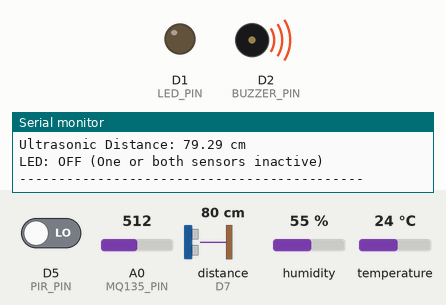
Simulated run of this sketch. Board: ESP8266 (NodeMCU). On the bench: output pins drawn as LEDs (lit = HIGH), buzzer (waves = sounding, pin HIGH), the last lines printed to the serial monitor. Wiring (inferred from the names in the program): ultrasonic range finder: trigger D6; echo D7. The test bench sets the inputs (shaded band); at power-on: A0 (MQ135_PIN) = 512, D5 (PIR_PIN) LOW, distance to the obstacle (sensor on D7) 80 cm, humidity 55 %, temperature 24 °C. The echo pulse lasts 58.3 µs per cm; pins used as bus, display or sensor lines are not drawn.

Above: at 1.2 s.
1.3 s: A0 (MQ135_PIN) set to 416
3.6 s: A0 (MQ135_PIN) set to 386
At 5.2 s:
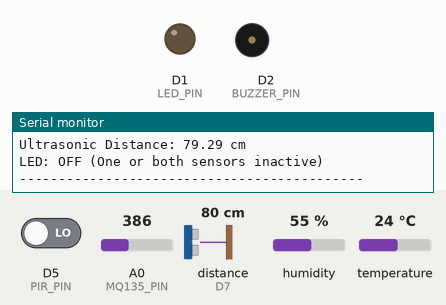
6.1 s: D5 (PIR_PIN) driven HIGH
10.7 s: distance to the obstacle (sensor on D7) set to 55 cm
12.7 s: distance to the obstacle (sensor on D7) set to 47 cm
At 14.2 s:
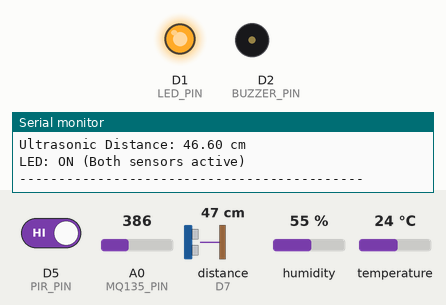
15.3 s: A0 (MQ135_PIN) set to 716
At 17.1 s:
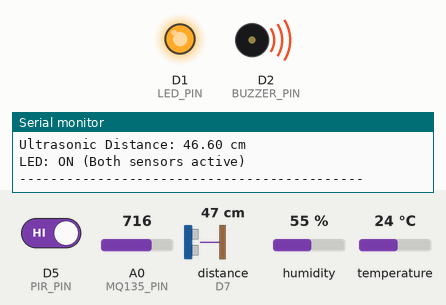
Timing chart, 0 to 18.4 s (numbered marks = the images above; inputs shaded):
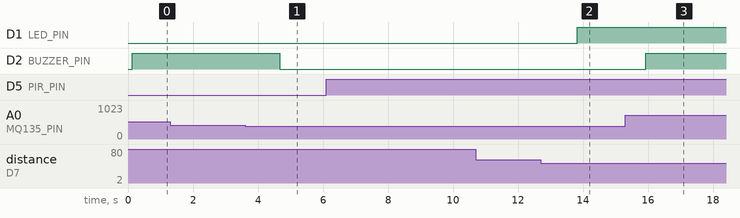

The sketch:

LDR_DHT11_MQ135_PIR_US.ino
```cpp
// Combined NodeMCU Code: DHT11, MQ135, LDR with Buzzer + PIR, Ultrasonic with External LED

#include <DHT.h>

// ---- Pin Definitions ----
#define DHTPIN D4           // DHT11 sensor
#define DHTTYPE DHT11
#define LDR_PIN D0          // LDR input
#define BUZZER_PIN D2       // Buzzer output
#define MQ135_PIN A0        // MQ-135 analog input

#define PIR_PIN D5          // PIR motion sensor
#define TRIG_PIN D6         // Ultrasonic trigger
#define ECHO_PIN D7         // Ultrasonic echo
#define LED_PIN D1          // External LED

// ---- Thresholds ----
#define LDR_THRESHOLD 400     // Light threshold for darkness
#define DISTANCE_THRESHOLD 50 // cm for ultrasonic distance

// ---- Initialize DHT Sensor ----
DHT dht(DHTPIN, DHTTYPE);

void setup() {
  Serial.begin(9600);

  dht.begin();
  pinMode(BUZZER_PIN, OUTPUT);
  pinMode(PIR_PIN, INPUT);
  pinMode(TRIG_PIN, OUTPUT);
  pinMode(ECHO_PIN, INPUT);
  pinMode(LED_PIN, OUTPUT);

  digitalWrite(LED_PIN, LOW);
  Serial.println("NodeMCU Multi-Sensor Monitoring System");
  Serial.println("Sensors: DHT11, LDR, MQ-135, PIR, Ultrasonic");
  Serial.println("--------------------------------------------");
}

void loop() {
  // --- Read DHT11 Temperature & Humidity ---
  float temperature = dht.readTemperature();
  float humidity = dht.readHumidity();

  if (isnan(temperature) || isnan(humidity)) {
    Serial.println("Failed to read from DHT11!");
  } else {
    Serial.print("Temperature: ");
    Serial.print(temperature);
    Serial.print(" °C | Humidity: ");
    Serial.print(humidity);
    Serial.println(" %");
  }

  // --- Read LDR Light Level ---
  int lightLevel = analogRead(LDR_PIN);
  Serial.print("Light Level: ");
  Serial.println(lightLevel);

  // --- Buzzer Control ---
  if (lightLevel < LDR_THRESHOLD) {
    digitalWrite(BUZZER_PIN, LOW);
    Serial.println("It's Bright. Buzzer OFF");
  } else {
    digitalWrite(BUZZER_PIN, HIGH);
    Serial.println("It's DARK! Buzzer ON");
  }

  // --- MQ-135 Gas Sensor ---
  int gasValue = analogRead(MQ135_PIN);
  float ppm = gasValue * (1000.0 / 1023.0);
  String airQuality;
  if (ppm <= 200) airQuality = "Good";
  else if (ppm <= 400) airQuality = "Moderate";
  else if (ppm <= 600) airQuality = "Unhealthy for Sensitive Groups";
  else if (ppm <= 800) airQuality = "Unhealthy";
  else if (ppm <= 1000) airQuality = "Very Unhealthy";
  else airQuality = "Hazardous";

  Serial.print("MQ-135: Raw=");
  Serial.print(gasValue);
  Serial.print(" | CO2 PPM: ");
  Serial.print(ppm);
  Serial.print(" | Air Quality: ");
  Serial.println(airQuality);

  // --- PIR Motion Detection ---
  int pirState = digitalRead(PIR_PIN);
  bool motionDetected = (pirState == HIGH);
  if (motionDetected) {
    Serial.println("PIR: Motion detected!");
  } else {
    Serial.println("PIR: No motion");
  }

  // --- Ultrasonic Distance Measurement ---
  long duration;
  float distance;

  digitalWrite(TRIG_PIN, LOW);
  delayMicroseconds(2);
  digitalWrite(TRIG_PIN, HIGH);
  delayMicroseconds(10);
  digitalWrite(TRIG_PIN, LOW);

  duration = pulseIn(ECHO_PIN, HIGH);
  distance = duration * 0.034 / 2;

  Serial.print("Ultrasonic Distance: ");
  Serial.print(distance);
  Serial.println(" cm");

  // --- LED Control Based on PIR and Ultrasonic ---
  if (motionDetected && distance < DISTANCE_THRESHOLD) {
    digitalWrite(LED_PIN, HIGH);
    Serial.println("LED: ON (Both sensors active)");
  } else {
    digitalWrite(LED_PIN, LOW);
    Serial.println("LED: OFF (One or both sensors inactive)");
  }

  Serial.println("--------------------------------------------");
  delay(2000);
}
```

Measured:
- the behaviour switches between 400 and 399 on A0 (MQ135_PIN) (found by bisection; images 0 and 1)
- the behaviour switches between 51 and 50 cm on distance to the obstacle (sensor on D7) (found by bisection; images 1 and 2)
- after the input at 3.6 s, D2 (BUZZER_PIN): HIGH → LOW after 1.1 s
- after the input at 12.7 s, D1 (LED_PIN): LOW → HIGH after 1.1 s
- after the input at 15.3 s, D2 (BUZZER_PIN): LOW → HIGH after 0.63 s
